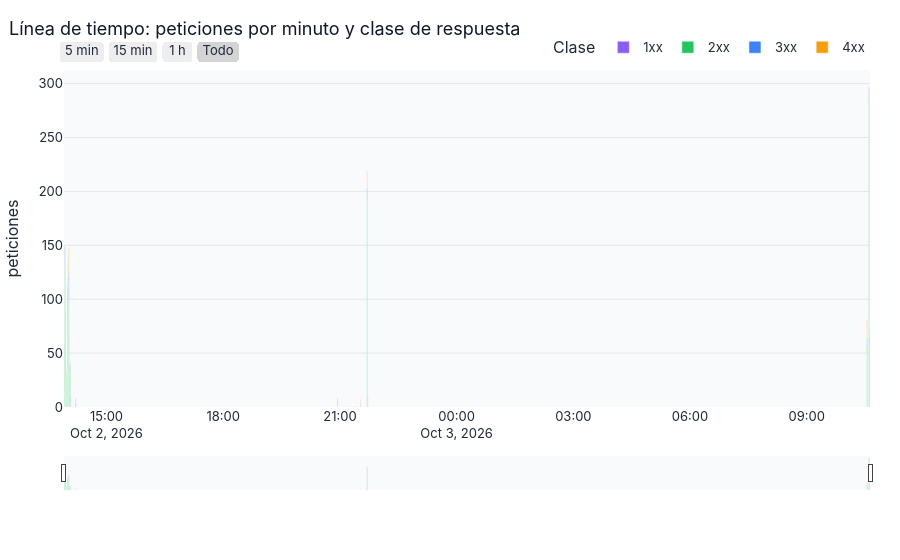

This figure's notebook cell:
### Code cell
if not nginx.empty:
    por_min = (nginx.assign(minuto=nginx["ts"].dt.floor("min"))
                    .groupby(["minuto", "clase"]).size().reset_index(name="peticiones"))
    fig = px.bar(por_min, x="minuto", y="peticiones", color="clase", color_discrete_map=COLORES_CLASE,
                 category_orders={"clase": sorted(COLORES_CLASE)},
                 title="Línea de tiempo: peticiones por minuto y clase de respuesta",
                 labels={"minuto": "", "peticiones": "peticiones", "clase": "Clase"})
    fig.update_layout(height=480, bargap=0.15, hovermode="x unified",
                      legend=dict(yanchor="bottom", y=1.02, xanchor="right", x=1))
    fig.update_xaxes(rangeslider=dict(visible=True, thickness=0.08), rangeselector=dict(buttons=[
        dict(count=5, label="5 min", step="minute", stepmode="backward"),
        dict(count=15, label="15 min", step="minute", stepmode="backward"),
        dict(count=1, label="1 h", step="hour", stepmode="backward"),
        dict(step="all", label="Todo")]))
    fig.show()

### Figure 1 — Plotly figure (JSON) as saved in the notebook; plotly's stock layout.template omitted (floating-point values rounded to 4 significant figures)
{"data": [{"alignmentgroup": "True", "hovertemplate": "Clase=1xx<br>=%{x}<br>peticiones=%{y}<extra></extra>", "legendgroup": "1xx", "marker": {"color": "#8b5cf6", "pattern": {"shape": ""}}, "name": "1xx", "offsetgroup": "1xx", "orientation": "v", "showlegend": true, "textposition": "auto", "type": "bar", "x": ["2026-10-02T13:55:00", "2026-10-02T13:56:00", "2026-10-02T14:00:00", "2026-10-02T14:01:00", "2026-10-02T14:04:00", "2026-10-02T14:05:00", "2026-10-02T21:42:00", "2026-10-02T21:43:00", "2026-10-03T10:36:00"], "xaxis": "x", "y": [1, 2, 5, 1, 3, 1, 2, 2, 2], "yaxis": "y"}, {"alignmentgroup": "True", "hovertemplate": "Clase=2xx<br>=%{x}<br>peticiones=%{y}<extra></extra>", "legendgroup": "2xx", "marker": {"color": "#22c55e", "pattern": {"shape": ""}}, "name": "2xx", "offsetgroup": "2xx", "orientation": "v", "showlegend": true, "textposition": "auto", "type": "bar", "x": ["2026-10-02T13:55:00", "2026-10-02T13:56:00", "2026-10-02T13:57:00", "2026-10-02T13:58:00", "2026-10-02T13:59:00", "2026-10-02T14:00:00", "2026-10-02T14:01:00", "2026-10-02T14:02:00", "2026-10-02T14:03:00", "2026-10-02T14:04:00", "2026-10-02T14:05:00", "2026-10-02T14:12:00", "2026-10-02T14:13:00", "2026-10-02T20:56:00", "2026-10-02T21:10:00", "2026-10-02T21:24:00", "2026-10-02T21:32:00", "2026-10-02T21:42:00", "2026-10-02T21:43:00", "2026-10-03T10:33:00", "2026-10-03T10:36:00", "2026-10-03T10:37:00"], "xaxis": "x", "y": [57, 128, 77, 25, 35, 62, 101, 99, 39, 30, 11, 1, 3, 1, 1, 1, 3, 192, 8, 55, 281, 56], "yaxis": "y"}, {"alignmentgroup": "True", "hovertemplate": "Clase=3xx<br>=%{x}<br>peticiones=%{y}<extra></extra>", "legendgroup": "3xx", "marker": {"color": "#3b82f6", "pattern": {"shape": ""}}, "name": "3xx", "offsetgroup": "3xx", "orientation": "v", "showlegend": true, "textposition": "auto", "type": "bar", "x": ["2026-10-02T13:56:00", "2026-10-02T13:57:00", "2026-10-02T14:00:00", "2026-10-02T14:01:00", "2026-10-02T14:02:00", "2026-10-02T14:03:00", "2026-10-02T14:04:00", "2026-10-02T14:12:00", "2026-10-02T20:56:00", "2026-10-02T21:32:00", "2026-10-02T21:42:00", "2026-10-03T10:33:00", "2026-10-03T10:36:00", "2026-10-03T10:37:00"], "xaxis": "x", "y": [19, 13, 44, 36, 25, 1, 7, 7, 7, 1, 9, 9, 13, 9], "yaxis": "y"}, {"alignmentgroup": "True", "hovertemplate": "Clase=4xx<br>=%{x}<br>peticiones=%{y}<extra></extra>", "legendgroup": "4xx", "marker": {"color": "#f59e0b", "pattern": {"shape": ""}}, "name": "4xx", "offsetgroup": "4xx", "orientation": "v", "showlegend": true, "textposition": "auto", "type": "bar", "x": ["2026-10-02T13:57:00", "2026-10-02T14:00:00", "2026-10-02T14:01:00", "2026-10-02T14:02:00", "2026-10-02T14:04:00", "2026-10-02T21:32:00", "2026-10-02T21:42:00", "2026-10-03T10:33:00", "2026-10-03T10:36:00", "2026-10-03T10:37:00"], "xaxis": "x", "y": [24, 4, 7, 24, 1, 3, 16, 17, 1, 16], "yaxis": "y"}], "layout": {"autosize": true, "bargap": 0.15, "barmode": "relative", "hovermode": "x unified", "legend": {"title": {"text": "Clase"}, "tracegroupgap": 0, "x": 1, "xanchor": "right", "y": 1.02, "yanchor": "bottom"}, "title": {"text": "Línea de tiempo: peticiones por minuto y clase de respuesta"}, "xaxis": {"anchor": "y", "autorange": true, "domain": [0, 1], "range": ["2026-10-02 13:54:30", "2026-10-03 10:37:30"], "rangeselector": {"buttons": [{"count": 5, "label": "5 min", "step": "minute", "stepmode": "backward"}, {"count": 15, "label": "15 min", "step": "minute", "stepmode": "backward"}, {"count": 1, "label": "1 h", "step": "hour", "stepmode": "backward"}, {"label": "Todo", "step": "all"}]}, "rangeslider": {"autorange": true, "range": ["2026-10-02 13:54:30", "2026-10-03 10:37:30"], "thickness": 0.08, "visible": true, "yaxis": {"_template": null, "rangemode": "match"}}, "title": {"text": ""}, "type": "date"}, "yaxis": {"anchor": "x", "autorange": true, "domain": [0, 1], "range": [0, 312.6], "title": {"text": "peticiones"}, "type": "linear"}}}
